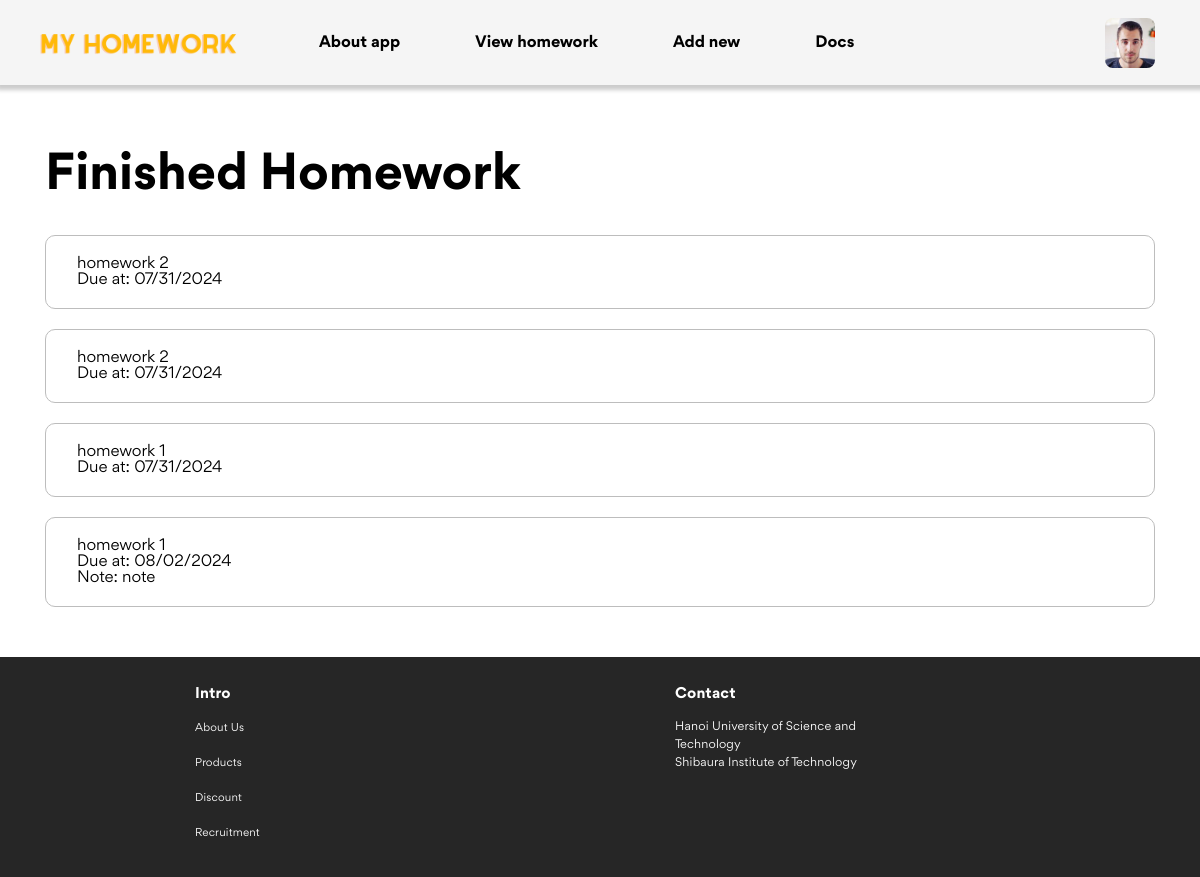
The page /view/finished-homework.html (signed in) on the database as committed earlier.
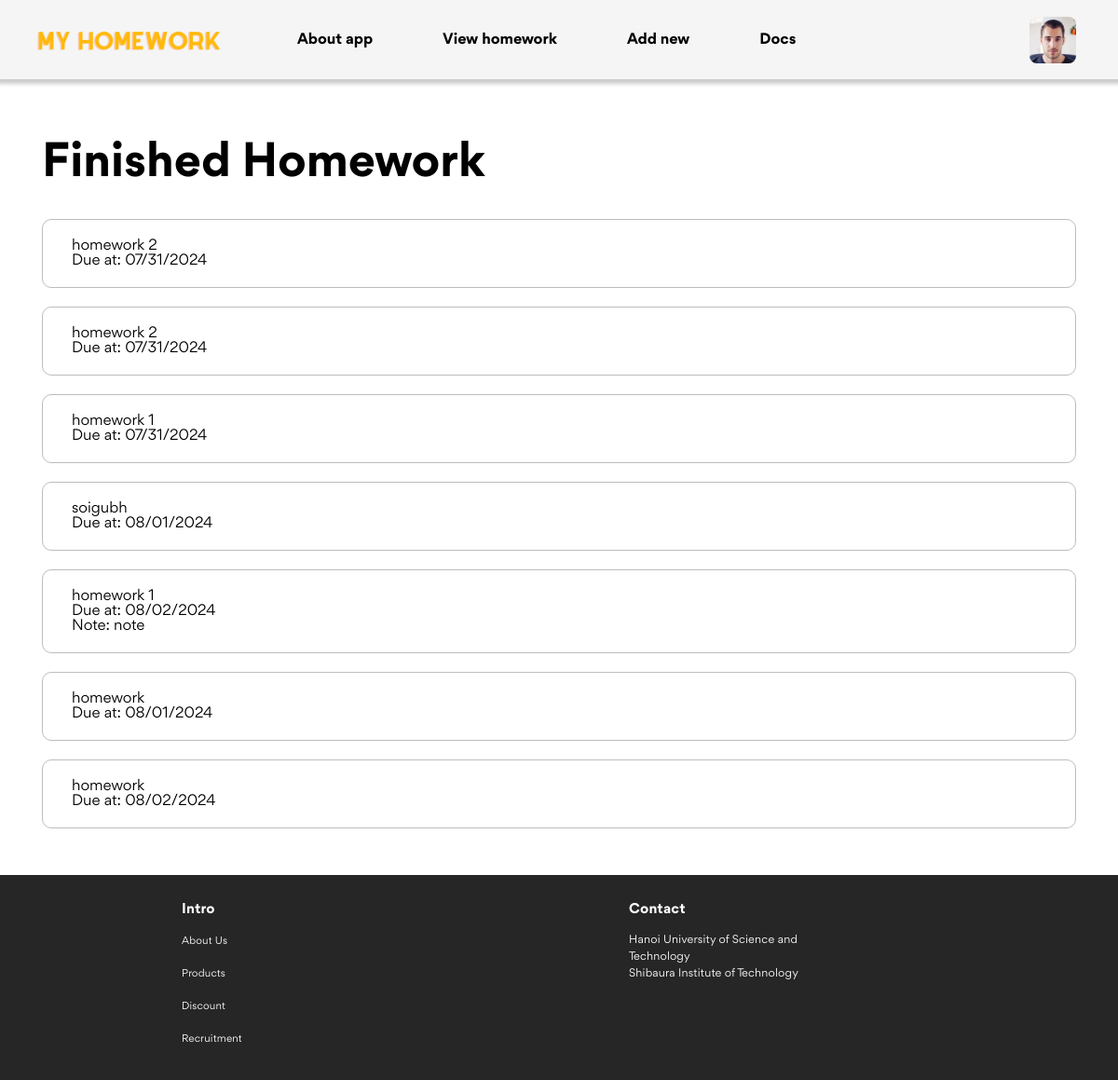
The same page on the database as committed later.
### app/models.py (models this page shows, shortened)
class Homework(models.Model):
    user = models.ForeignKey(User, null=User, on_delete=models.CASCADE)
    name = models.CharField(max_length=200) #宿題名
    note = models.TextField(blank=True, default='') #メモ
    due_date = models.DateField() #期限
    difficulty = models.IntegerField(choices=[(1, '1'), (2, '2'), (3, '3'), (4, '4'), (5, '5')]) #難易度
    priority = models.IntegerField(default=0, editable=False) #自動的に計算する優先度
    finished = models.BooleanField(default=False) #完了した宿題かどうか

### app/views.py (the view)
# urls.py: path('view/finished-homework.html', views.finished_homework, name='finished_homework'),
@login_required
def finished_homework(request):
    if request.method == 'POST':
        homework_id = request.POST.get('homework_id')
        if homework_id:
            homework = get_object_or_404 (Homework, id=homework_id, user=request.user)
            homework.finished = True
            homework.save()
    finished_list = Homework.objects.filter(user=request.user, finished=True)
    context = { 'finished_list':finished_list }
    return render(request, 'view/finished-homework.html', context)

### templates/view/finished-homework.html (shortened to what this page needs)
<!DOCTYPE html>
<html lang="en">
    <head>
        {% load static %}
        <link
            rel="stylesheet"
            href="{% static 'assets/fonts/stylesheet.css' %}"
        />
        <link rel="stylesheet" href="{% static 'assets/css/main.css' %}" />
    </head>
    <body>
        <header id="header" class="header">
            {% if user.is_authenticated %}
              {% include '../templates/header-logined.html' %}
            {% else %}
              {% include '../templates/header.html' %}
            {% endif %}
        </header>
        <div class="main-first" id="about-app">
            <div class="container">
                <div class="row">
                    <div class="col-12">
                        <h1 class="page__title">Finished Homework</h1>
                    </div>
                </div>
                <div class="row">
                    <ul class="col-12 homework__list">
                        {% for homework in finished_list %}
                        <li class="homework__item">
                            <div class="homework__container">
                                <div class="col-10 homework__content">
                                    <h2 class="homework__name">
                                        {{ homework.name }}
                                    </h2>
                                    <div class="homework__desc">
                                        <p class="homework__duedate">
                                            Due at: {{ homework.due_date|date:"m/d/Y" }}
                                        </p>
                                        {% if homework.note %}
                                        <p class="homework__note">
                                            Note: {{ homework.note }}
                                        </p>
                                        {% endif %}
                                    </div>
                                </div>
                            </div>
                        </li>
                        {% empty %}
                        <li class="homework__item">
                            <div class="homework__container">
                                <p>No homework available.</p>
                            </div>
                        </li>
                        {% endfor %}
                    </ul>
                </div>
            </div>
        </div>
        {% include '../templates/footer.html' %}
    </body>
</html>

### templates/templates/header-logined.html (shortened to what this page needs)
{% load static %}
<div class="container">
  <div class="top-bar">
    <a href="{% url 'index_logined' %}" class="logo">
      <img
        src="{%static 'assets/img/only-text.png' %}"
        alt=""
        class="logo__img"
      />
    </a>
    <nav class="navbar">
      <ul class="navbar__list">
        <li class="navbar__item">
          <a href="{% url 'index_logined' %}" class="navbar__link"
            >About app</a
          >
        </li>
        <li class="navbar__item">
          <a href="{% url 'view_homework' %}" class="navbar__link"
            >View homework</a
          >
        </li>
        <li class="navbar__item">
          <a href="{% url 'add_homework' %}" class="navbar__link">Add new</a>
        </li>
        <li class="navbar__item">
          <a href="" class="navbar__link">Docs</a>
        </li>
      </ul>
    </nav>
    <div class="top-act">
      <div class="top-act__user">
        <img
          src="{% static 'assets/img/avatar.jpg' %}"
          alt=""
          class="top-act__avatar"
        />
      </div>
    </div>
  </div>
</div>

### templates/templates/footer.html
<div class="footer">
    <div class="container">
        <div class="footer__column">
            <div class="footer__column-heading">Intro</div>
            <ul class="footer__column-items">
                <li><a href="#!">About Us</a></li>
                <li><a href="#!">Products</a></li>
                <li><a href="#!">Discount</a></li>
                <li><a href="#!">Recruitment</a></li>
            </ul>
        </div>
        <div class="footer__column">
            <div class="footer__column-heading">Contact</div>
            <div class="footer__address">
                <p>
                    Hanoi University of Science and Technology
                </p>
                <p>
                    Shibaura Institute of Technology
                </p>
            </div>
        </div>
    </div>
</div>

### static/assets/css/main.css (style rules this page uses)
html, body, div, span, applet, object, iframe, h1, h2, h3, h4, h5, h6, p, blockquote, pre, a, abbr, acronym, address, big, cite, code, del, dfn, em, img, ins, kbd, q, s, samp, small, strike, strong, sub, sup, tt, var, b, u, i, center, dl, dt, dd, ol, ul, li, fieldset, form, label, legend, table, caption, tbody, tfoot, thead, tr, th, td, article, aside, canvas, details, embed, figure, figcaption, footer, header, hgroup, menu, nav, output, ruby, section, summary, time, mark, audio, video { margin: 0; padding: 0; border: 0; font-size: 100%; font: inherit; vertical-align: baseline; }
article, aside, details, figcaption, figure, footer, header, hgroup, menu, nav, section { display: block; }
body { line-height: 1; }
ol, ul { list-style: none; }
* { -webkit-tap-highlight-color: transparent; }
html { font-size: 62.5%; scroll-behavior: smooth; }
body { font-size: 1.6rem; font-family: "Gordita", sans-serif; color: var(--text-color); background: var(--body-bg); }
a { color: inherit; text-decoration: none; }
a, img, button, input, label, textarea, select { padding: 0; font-family: inherit; color: inherit; outline: none; border: none; }
.row > *, .container-fluid, .container { padding-left: calc(var(--grid-gutter-x) * 0.5); padding-right: calc(var(--grid-gutter-x) * 0.5); }
.container-fluid, .container { --grid-gutter-x: 30px; --grid-gutter-y: 0; width: 1370px; margin-left: auto; margin-right: auto; }
.container { width: 1370px; }
.row { display: flex; flex-wrap: wrap; margin-top: calc(var(--grid-gutter-y) * -1); margin-left: calc(var(--grid-gutter-x) * 0.5 * -1); margin-right: calc(var(--grid-gutter-x) * 0.5 * -1); }
.row > * { margin-top: var(--grid-gutter-y); }
.col-10 { flex: 0 0 auto; width: 83.3333333333%; }
.col-12 { flex: 0 0 auto; width: 100%; }
@media (max-width: 1399.98px) { .container { max-width: 1140px; } }
.top-act__group, .top-act, .navbar__list, .top-bar { display: flex; align-items: center; }
.main-first { width: 100%; background-color: rgb(255, 255, 255); padding: 30px 0; }
#about-app { scroll-margin-top: 100px; }
.header { position: sticky; top: -8px; z-index: 2; background-color: rgba(245, 245, 245, 0.95); box-shadow: 0.5px 0.5px 4px 4px #ccc; }
.top-bar { position: relative; padding: 10px 0; }
.logo__img { margin-top: 1px; width: 200px; height: 60px; object-fit: cover; margin-left: -6px; }
.navbar { margin-left: 20px; }
.navbar__link { padding: 0 15px 0 15px; color: black; font-size: 16px; font-weight: 600; }
.navbar__link:first-of-type { margin-left: 45px; }
.top-act { margin-left: auto; }
.top-act__user { position: relative; }
.top-act__avatar { display: block; width: 50px; height: 50px; border-radius: 8px; cursor: pointer; }
.footer { padding-top: 100px; width: 100%; height: 220px; background-color: rgba(0, 0, 0, 0.8509803922); display: flex; justify-content: space-around; align-items: flex-start; flex-wrap: wrap; padding: 30px 0; box-sizing: border-box; }
.footer__column { flex: 1; min-width: 200px; color: #fff; letter-spacing: 0.005cm; }
.footer__column:first-of-type { margin-left: 150px; }
.footer__column-heading { font-weight: 600; font-size: 15px; margin-bottom: 16px; }
.footer__column-items a { color: #fff; line-height: 20px; font-size: 11px; }
.footer__column-items li { margin: 15px 0; }
.footer__address p { width: 225px; font-size: 12px; letter-spacing: 0.005cm; line-height: 1.5; }
.footer .container { display: flex; justify-content: center; }
.page__title { font-size: 50px; line-height: 80px; font-weight: 600; margin-top: 20px; margin-bottom: 20px; }
.homework__container { display: flex; padding: 10px 1px 10px 1px; }
.homework__item { margin-bottom: 20px; border: 1px solid #bdbdbd; border-radius: 10px; }
.homework__content { padding: 10px; padding-left: 30px; }
html { background-color: #f6f6f6; }
html { --text-color: black; --body-bg: white; --text-theme-color: #ffb909; --theme-color: #fedb5d; }

Rows that differ between the two databases and show on the page:
now on this page (row edited): Homework: name "soigubh", due_date "08/01/2024"
added Homework: name "homework", due_date "08/01/2024"
added Homework: name "homework", due_date "08/02/2024"
